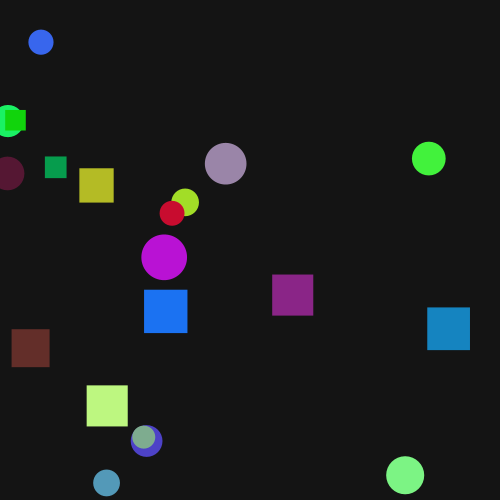
Frame 1 (no input)
Frame 60 (the mouse pressed at the canvas centre just before this capture): identical to frame 1, image omitted
Frame 120 (the mouse held since frame 60 and released just before this capture): identical to frame 1, image omitted

The Processing sketch that drew this single still picture (run headless with seeded random() and noise(); from frame 60 on, the mouse is pressed at the canvas centre):

// Processing sketch: sketch_200902l
// ── sketch_200902l.pde
float [] xpos;
float [] ypos;
float [] radius;
boolean [] state;
color [] c;
int lengths;

void setup() {
  size(500, 500);
  lengths = 20;
  state = new boolean[lengths];
  c = new color[lengths];
  xpos = new float[lengths];
  ypos = new float[lengths];
  radius = new float[lengths];
for (int i = 0; i < 20; i++) {
  state [i] = random(0, 1)>0.5?true:false;
    c[i] = color(random(255), random(255), random(255));
    xpos[i] = random(0, width);
    ypos[i] = random(0, height);
    radius[i] = random(20, 50);
  }
}

void draw() {
  background(20);
  showInfo(lengths, xpos, ypos, state, radius, c);
}

void showInfo(int l, float[] x, float[] y, boolean[] b, float[] r, color[] c) {
  noStroke();
for (int i = 0; i < l; i++) {
  if (b[i] == true) {
      fill(c[i]);
      ellipse(x[i], y[i], r[i], r[i]);
  } else {
      fill(c[i]);
    rectMode(CENTER);
      rect(x[i], y[i], r[i], r[i]);
    }
  }
}
